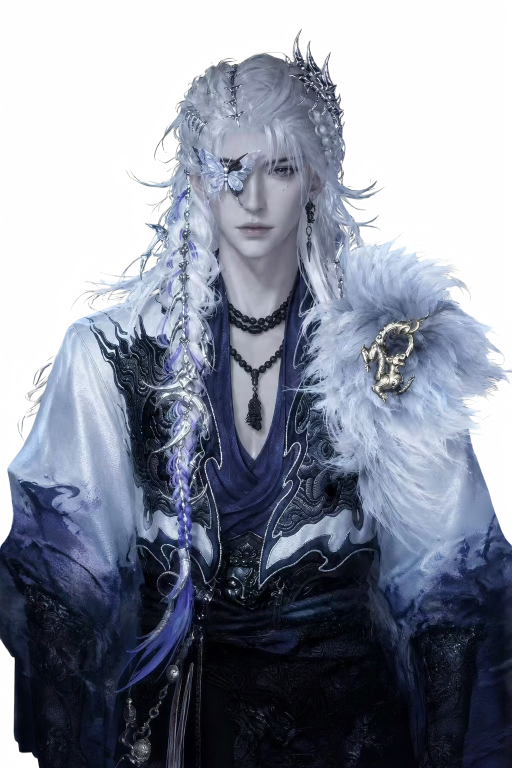
#> input picture cards/006-chenjin/source/subject.png, 1024 x 1536 px, found by its file name (shown at 1/2 size)
$ python align_lineart.py
#> lines starting #> are read from the running program, lines starting #| are printed output that depends on the picture; after the words box and inside, x2 and y2 are one past the last pixel; in counts of white or black regions, pixels touching at a corner belong together
"""Register the delivered line trace onto the finished subject.

The trace is generated separately from the artwork, so it never arrives
pixel-registered. This fits a similarity transform (scale + translate) and
writes the registered line layer plus the evidence needed to trust it.

Outputs
  assets/lineart.png          registered trace, masked to the subject silhouette
  renders/preview-register.png  red-overlay proof, for eyeballing the fit
  alignment.json              transform, scores and residual, for the record

Why full-resolution NCC: at 96x144 the ink and the subject's edges both blur
into blobs, and the correlation happily prefers a 7% scale error that throws
the hem ~50px off. Scoring at native resolution, then refining, is what makes
the fit trustworthy. Identity is always a candidate so a trace that is already
registered stays untouched.
"""
import json
from pathlib import Path

import numpy as np
from PIL import Image

ROOT = Path(__file__).resolve().parent.parent
SRC = ROOT / 'assets'
DELIVERY = ROOT / 'source'
W, H = 1024, 1536

COARSE = (256, 384)  # stage-1 search resolution
REFINE = 6           # stage-2 pixel window at native resolution


def _load_subject():
    sub = Image.open(SRC / 'subject.png').convert('RGBA')
    gray = np.asarray(sub.convert('L'), dtype=np.float64)
    gy, gx = np.gradient(gray)
    edge = np.hypot(gx, gy)
    edge = (edge - edge.mean()) / (edge.std() + 1e-6)
    return edge, np.asarray(sub)[..., 3] > 128


def _load_ink():
    line = Image.open(DELIVERY / 'lineart_src.png').convert('L')
    la = np.asarray(line, dtype=np.float64)
    return np.where(la < 140, (255.0 - la) / 255.0, 0.0)


def _resample(ink, w, h):
    return np.asarray(
        Image.fromarray((ink * 255).astype(np.uint8)).resize((w, h), Image.BILINEAR),
        dtype=np.float64,
    ) / 255.0


def _place(ink, scale, dx, dy, size):
    """Scale the trace about the canvas centre and translate it, clipped to size."""
    w, h = round(size[0] * scale), round(size[1] * scale)
    small = _resample(ink, w, h)
    canvas = np.zeros((size[1], size[0]))
    x0, y0 = round((size[0] - w) / 2 + dx), round((size[1] - h) / 2 + dy)
    xs, ys = max(0, x0), max(0, y0)
    xe, ye = min(size[0], x0 + w), min(size[1], y0 + h)
    if xe <= xs or ye <= ys:
        return None
    canvas[ys:ye, xs:xe] = small[ys - y0:ye - y0, xs - x0:xe - x0]
    return canvas


def _ncc(edge, canvas):
    if canvas is None or canvas.sum() <= 0:
        return -1e9
    num = float((edge * canvas).sum())
    den = float(np.sqrt((edge * edge).sum() * (canvas * canvas).sum()))
    return num / (den + 1e-9)


def residual(ink, edge, solid, block=64, radius=24):
    """Median local displacement between the registered ink and the subject's
    edges, in pixels. This is the number that actually predicts whether the
    glow will sit on the artwork, so it is reported next to every fit."""
    bw = block
    disp = []
    for y in range(bw // 2, H - bw // 2, bw):
        for x in range(bw // 2, W - bw // 2, bw):
            sl = (slice(y - bw // 2, y + bw // 2), slice(x - bw // 2, x + bw // 2))
            e, i = edge[sl] * solid[sl], ink[sl] * solid[sl]
            if e.sum() < 30 or i.sum() < 5:
                continue
            best = (0, 0, -1e9)
            for dy in range(-radius, radius + 1, 2):
                for dx in range(-radius, radius + 1, 2):
                    s = np.roll(np.roll(i, dy, axis=0), dx, axis=1)
                    den = np.sqrt((e * e).sum() * (s * s).sum()) + 1e-9
                    v = float((e * s).sum()) / den
                    if v > best[2]:
                        best = (dx, dy, v)
            disp.append(float(np.hypot(*best[:2])))
    return float(np.median(disp)) if disp else float('nan')


def fit(edge, ink):
    """Coarse-to-fine similarity fit at native resolution.

    Identity is scored alongside the search so a trace that already lines up
    is left alone rather than dragged off by a spurious scale.
    """
    cw, ch = COARSE
    edge_c = _resample(edge, cw, ch)
    ink_c = _resample(ink, cw, ch)
    best = (1.0, 0, 0, -1e9)
    for si in range(16):
        s = 0.88 + si * 0.02
        for dx in range(-32, 33, 4):
            for dy in range(-32, 33, 4):
                v = _ncc(edge_c, _place(ink_c, s, dx, dy, COARSE))
                if v > best[3]:
                    best = (s, dx, dy, v)
    # refine at native resolution, and let the search settle on either side of 1.0
    refined = (1.0, 0, 0, _ncc(edge, _place(ink, 1.0, 0, 0, (W, H))))
    s0 = best[0]
    for s in np.arange(max(0.85, s0 - 0.04), min(1.15, s0 + 0.04) + 1e-9, 0.005):
        for dx in range(best[1] - 6, best[1] + 7, 2):
            for dy in range(best[2] - 6, best[2] + 7, 2):
                v = _ncc(edge, _place(ink, s, dx, dy, (W, H)))
                if v > refined[3]:
                    refined = (float(s), dx, dy, v)
    return best, refined


def register(ink, scale, dx, dy):
    return _place(ink, scale, dx, dy, (W, H))


def proof(subject_img, ink, path):
    """Red-overlay proof: the trace drawn on top of the finished artwork."""
    base = Image.new('RGBA', subject_img.size, (255, 255, 255, 255))
    base.alpha_composite(subject_img)
    alpha = Image.fromarray((ink * 255).round().astype(np.uint8)).convert('L')
    layer = Image.new('RGBA', base.size, (225, 30, 50, 255))
    layer.putalpha(alpha)
    base.alpha_composite(layer)
    base.convert('RGB').save(path)


def main():
    edge, solid = _load_subject()
#> in _load_subject, sub is the input picture: PIL image 1024x1536 RGBA; mean R, G, B, A 107.6, 82.5, 140.1, 175.1
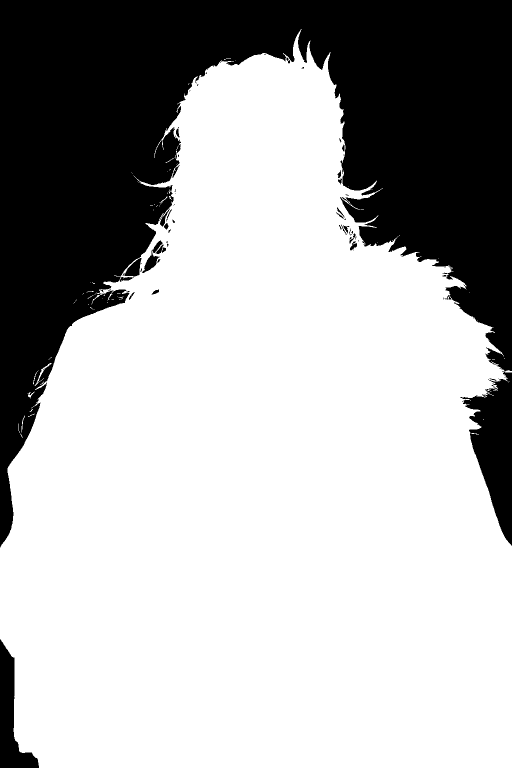
#> solid: shape (1536, 1024) bool (shown at 1/2 size); 68.6% white; 65 black regions (41 under 20 px), largest, box (x1, y1, x2, y2) and area: (0, 0, 1024, 1095) 463991, (920, 743, 1024, 1092) 18299, (0, 1278, 78, 1536) 8347
    ink = _load_ink()
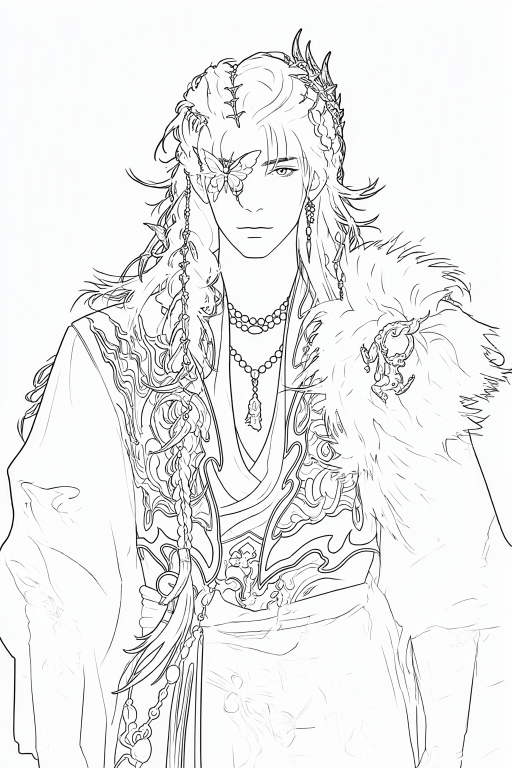
#> input picture cards/006-chenjin/source/lineart_src.png, 1024 x 1536 px (shown at 1/2 size)
    subject_img = Image.open(SRC / 'subject.png').convert('RGBA')

    coarse, refined = fit(edge, ink)
#> in _resample, `return np.asarray( Image.fromarray((ink * 255).astype(np.uint8)).resiz..`:
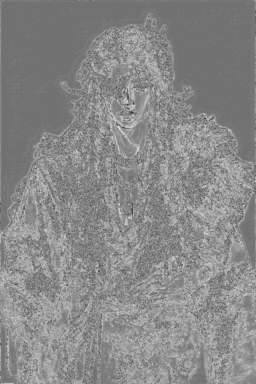
#> returned value: shape (384, 256) float64; min 0.2, max 0.867, mean 0.536
#> the loop in fit, `for si in range(16):` made 16 passes
#> pass 1, in _place, `small = _resample(ink, w, h)`:
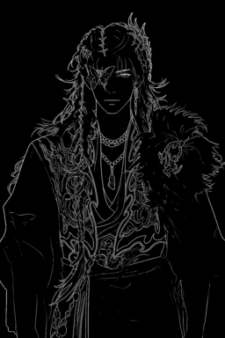
#> small: shape (338, 225) float64; min 0, max 0.651, mean 0.0488
    scale, dx, dy, score = refined
    registered = register(ink, scale, dx, dy)

    # Report the residual of the fit we chose and of doing nothing, so a bad
    # fit is visible in the record rather than silently baked into the card.
    res_fit = residual(registered, edge, solid)
#> after the loop in residual, `for y in range(bw // 2, H - bw // 2, bw):`:
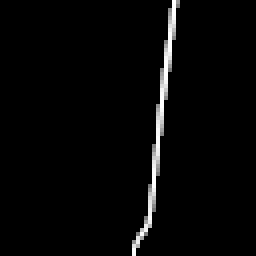
#> i: shape (64, 64) float64 (shown 4 times larger); min 0, max 1, mean 0.024
    res_identity = residual(register(ink, 1.0, 0, 0), edge, solid)
    print('coarse  %.3f / %+d / %+d  ncc %.4f' % coarse)
#| coarse  1.180 / +24 / +0  ncc 0.5083
    print('refined %.3f / %+d / %+d  ncc %.4f' % (scale, dx, dy, score))
#| refined 1.000 / +0 / +0  ncc 0.3501
    print('residual  chosen %.1fpx   identity %.1fpx' % (res_fit, res_identity))
#| residual  chosen 0.0px   identity 0.0px

    # White ground, ink lines darkened, and clipped to the subject silhouette so
    # the glow never leaks outside the figure.
    la = 255.0 - registered * 255.0
    la[~solid] = 255.0
    Image.fromarray(la.round().astype(np.uint8)).save(SRC / 'lineart.png')

    out = ROOT / 'renders'
    out.mkdir(exist_ok=True)
    proof(subject_img, registered, out / 'preview-register.png')
#> in proof, `base = Image.new('RGBA', subject_img.size, (255, 255, 255, 255))`: base: PIL image 1024x1536 RGBA; every value is 255
#> in proof, `layer = Image.new('RGBA', base.size, (225, 30, 50, 255))`:
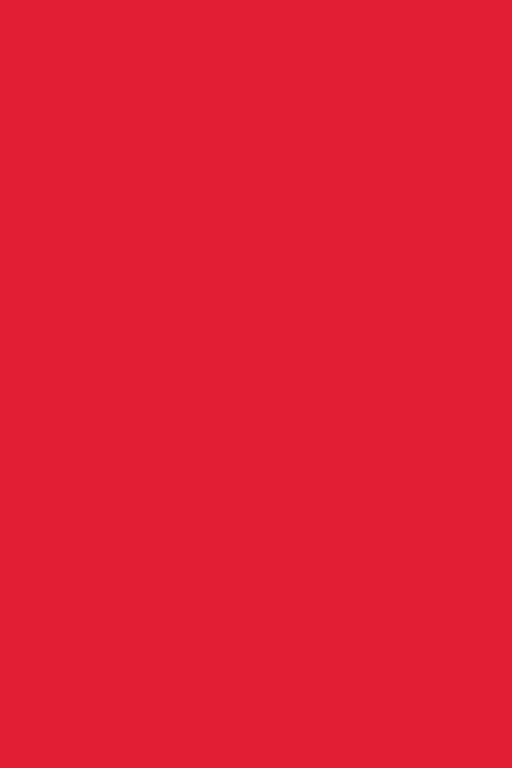
#> layer: PIL image 1024x1536 RGBA (shown at 1/2 size); mean R, G, B, A 225, 30, 50, 255
#> in proof, `base.alpha_composite(layer)`:
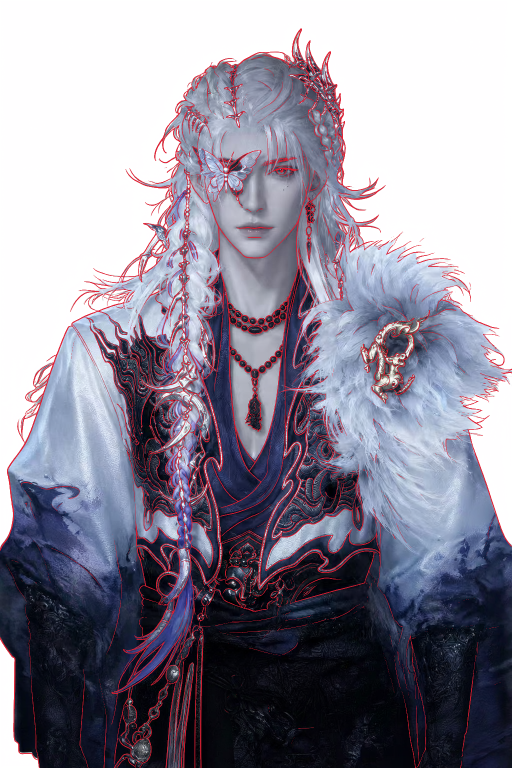
#> base: PIL image 1024x1536 RGBA (shown at 1/2 size); mean R, G, B, A 142.8, 138.3, 152.7, 255

    record = {
        'source': 'source/lineart_src.png',
        'transform': {'scale': round(scale, 4), 'dx': dx, 'dy': dy},
        'ncc': round(score, 5),
        'residual_px': {'chosen': round(res_fit, 2), 'identity': round(res_identity, 2)},
        'note': 'residual is the median local displacement between the trace and the subject edges',
    }
    (ROOT / 'alignment.json').write_text(
        json.dumps(record, ensure_ascii=False, indent=2) + '\n', encoding='utf-8'
    )
    print('wrote assets/lineart.png, renders/preview-register.png, alignment.json')


if __name__ == '__main__':
    main()
